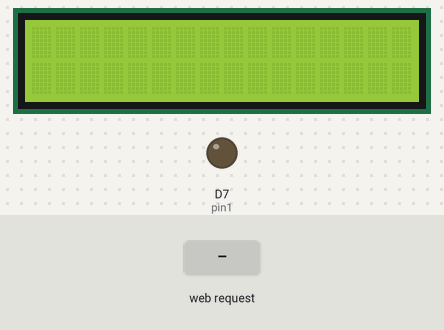
Simulated run of this sketch. Board: ESP8266 (NodeMCU). Shown: 16×2 character LCD, output pins drawn as LEDs (lit = HIGH). Inputs (shaded band) come from the test bench. WiFi joins after 1.5 s; servers stay silent unless stated; what the sketch prints to the serial monitor is not drawn.

Above: at 3.7 s.
3.8 s: HTTP request GET /RELAYON received
At 4.1 s:
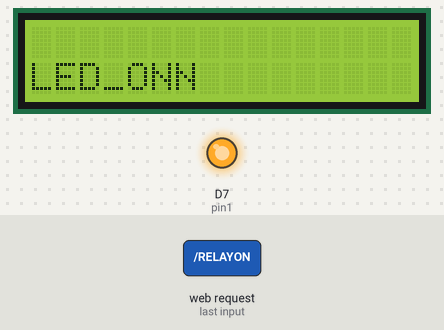
5.3 s: HTTP request GET /RELAYOFF received
At 6.5 s:
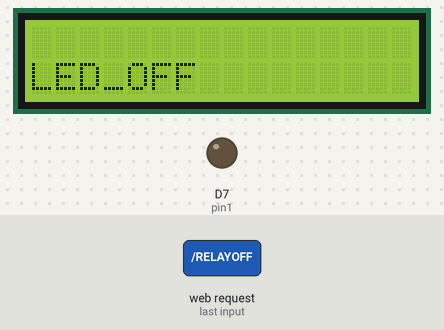
Timing chart, 0 to 8.3 s (numbered marks = the images above; inputs shaded):
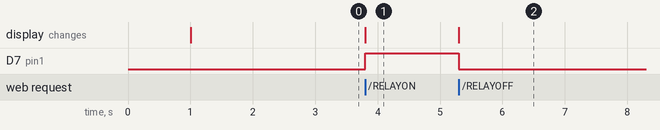

Measured:
- after the input at 3.8 s, D7 (pin1): LOW → HIGH at once; the display: changes at once (image 1)
- after the input at 5.3 s, D7 (pin1): HIGH → LOW at once; the display: changes at once (image 2)

The sketch:

RELAY_IoT_LCD_server.ino
```cpp
#include <ESP8266WiFi.h>
#include <WiFiClient.h>
#include <ESP8266WebServer.h>
#include <ESP8266mDNS.h>
#include <LiquidCrystal.h>

const int rs = D1, en = D2, d4 = D3, d5 =D4, d6 =D5, d7 = D6;
LiquidCrystal lcd(rs, en, d4, d5, d6, d7);

int outputpin= 0;
MDNSResponder mdns;

const char* ssid = "ESPServer_RAJ";
const char*  password = "RAJ@12345";
String webString="";

ESP8266WebServer server(80);

String webPage = "";
String web="";
int pin1 = D7;

void setup(void)
{
  webPage +="<h1><p align ='center'>ESP8266 Wifi Controlled RELAY</h1> </p>";
  webPage += "<h1><p align ='center'>RELAY <a href=\"RELAYON\"><button>RELAYon</button></a>&nbsp;<a href=\"RELAYOFF\"><button>RELAYoff</button></h1></a></p>";

  // preparing GPIOs
  pinMode(pin1, OUTPUT);
  digitalWrite(pin1, LOW);
  delay(1000);
  Serial.begin(115200);
  WiFi.begin(ssid, password);
  Serial.println("");
  lcd.begin(16, 2);
  // Wait for connection
  while (WiFi.status() != WL_CONNECTED)
  {
    delay(500);
    Serial.print(".");
  }
  Serial.println("");
  Serial.print("Connected to ");
  Serial.println(ssid);
  Serial.print("IP address: ");
  Serial.println(WiFi.localIP());

  if (mdns.begin("esp8266", WiFi.localIP()))
  {
    Serial.println("MDNS responder started");
  }

  server.on("/", []()
  {
    server.send(200, "text/html", webPage);
  });

  server.on("/RELAYON", []()
  {
    server.send(200, "text/html", webPage);
    digitalWrite(pin1, HIGH);
    lcd.setCursor(0,1);
    lcd.print("LED_ONN");
    delay(500);
  });

  server.on("/RELAYOFF", []()
  {
    server.send(200, "text/html", webPage);
    digitalWrite(pin1, LOW);
    lcd.setCursor(0,1);
    lcd.print("LED_OFF");
    delay(500);
  });


  server.begin();
  Serial.println("http server started...");
}

void loop(void)
{
  server.handleClient();
}
```
